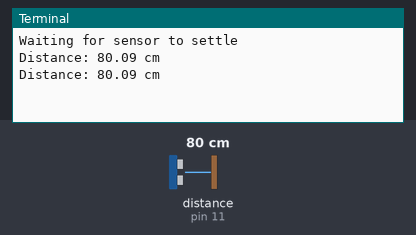
Bench run of a program on a simulated Raspberry Pi (header pin numbers). Parts: the last lines printed to the terminal. Inputs (shaded band) come from the test bench; at power-on: distance to the obstacle (sensor on pin 11) 80 cm. The echo pulse lasts 58.3 µs per cm; threads take turns every 2 ms; the clock reads 2024-03-15 10:24:30 at power-on unless the program sets it.

Above: at 3.2 s.
3.3 s: distance to the obstacle (sensor on pin 11) set to 2 cm
At 4.3 s:
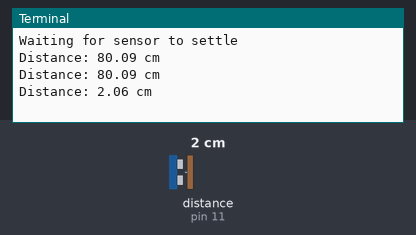
4.8 s: distance to the obstacle (sensor on pin 11) set to 4 cm
At 5.8 s:
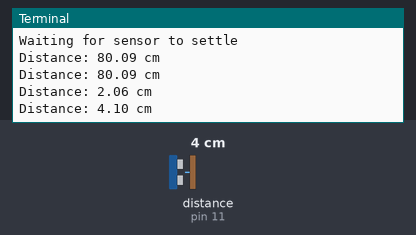
Timing chart, 0 to 7.8 s (numbered marks = the images above; inputs shaded):
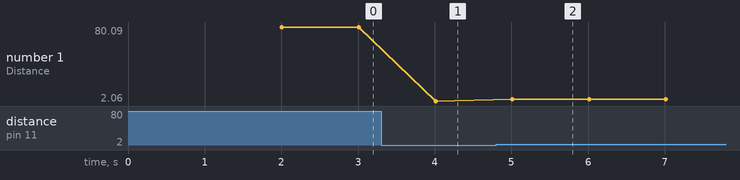

Measured:
- after the input at 3.3 s, the terminal: prints a new line after 0.71 s (image 1)
- after the input at 4.8 s, the terminal: prints a new line after 0.21 s (image 2)
- plotted number 1: 80.09 → 2.06 after the input at 3.3 s, 2.06 → 4.1 after the input at 4.8 s

The program:

ohne_bridge.py
```python
#!/usr/bin/python3
import RPi.GPIO as GPIO
import time
import threading

# Pin-Definitionen
TRIG = 7  # GPIO Pin für TRIG des HC-SR04
ECHO = 11  # GPIO Pin für ECHO des HC-SR04

# GPIO-Modus und Pin-Konfiguration
GPIO.setmode(GPIO.BOARD)
GPIO.setup(TRIG, GPIO.OUT)
GPIO.setup(ECHO, GPIO.IN)

# Wasserstandskonfiguration
MAX_WATER_LEVEL = 30.0  # Maximaler Wasserstand in cm
CRITICAL_WATER_LEVEL = 80.0  # Kritischer Wasserstand in Prozent
SAFE_WATER_LEVEL = 50.0  # Sicherer Wasserstand in Prozent

# Funktion zur Distanzmessung mit dem HC-SR04
def get_distance():
    GPIO.output(TRIG, True)
    time.sleep(0.00001)
    GPIO.output(TRIG, False)

    while GPIO.input(ECHO) == 0:
        start_time = time.time()

    while GPIO.input(ECHO) == 1:
        end_time = time.time()

    duration = end_time - start_time
    distance = (duration * 34300) / 2
    return distance

# Hauptfunktion zur Distanzmessung und Wasserstandsüberwachung
def measure_distance():
    while True:
        distance = get_distance()
        print(f"Distance: {distance:.2f} cm")
        time.sleep(1)

# Das Hauptprogramm startet den Mess-Thread und enthält eine Schleife für weitere Logik.
# Bei Beendigung des Programms werden die GPIO-Pins sauber zurückgesetzt.
try:
    # Warten bis sich der Sensor stabilisiert hat
    GPIO.output(TRIG, GPIO.LOW)
    print("Waiting for sensor to settle")
    time.sleep(2)

    # Starten des Mess-Threads
    measurement_thread = threading.Thread(target=measure_distance)
    measurement_thread.start()

    # Hauptprogramm kann hier fortgesetzt werden
    while True:
        # Hier kann weitere Logik hinzugefügt werden
        time.sleep(10)  # Beispielhafte Wartezeit

finally:
    GPIO.cleanup()
```
